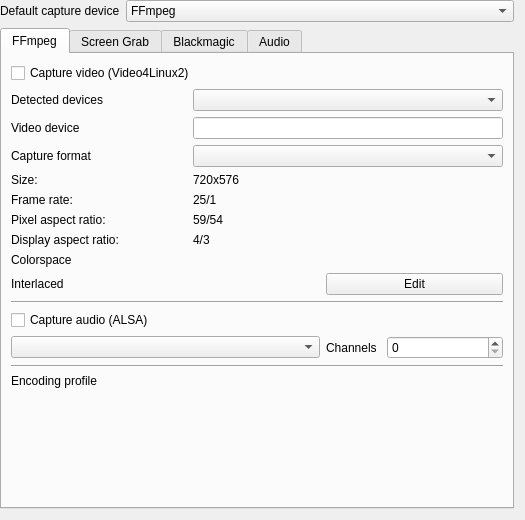
<?xml version="1.0" encoding="UTF-8"?>
<ui version="4.0">
 <class>ConfigCapture_UI</class>
 <widget class="QWidget" name="ConfigCapture_UI">
  <property name="geometry">
   <rect>
    <x>0</x>
    <y>0</y>
    <width>525</width>
    <height>520</height>
   </rect>
  </property>
  <layout class="QGridLayout" name="gridLayout_8">
   <property name="leftMargin">
    <number>0</number>
   </property>
   <property name="topMargin">
    <number>0</number>
   </property>
   <item row="0" column="0">
    <widget class="QLabel" name="label">
     <property name="text">
      <string>Default capture device</string>
     </property>
    </widget>
   </item>
   <item row="0" column="1">
    <widget class="QComboBox" name="kcfg_defaultcapture">
     <property name="sizePolicy">
      <sizepolicy hsizetype="Expanding" vsizetype="Fixed">
       <horstretch>0</horstretch>
       <verstretch>0</verstretch>
      </sizepolicy>
     </property>
     <item>
      <property name="text">
       <string>FFmpeg</string>
      </property>
     </item>
     <item>
      <property name="text">
       <string>Screen grab</string>
      </property>
     </item>
    </widget>
   </item>
   <item row="1" column="0" colspan="2">
    <widget class="QTabWidget" name="tabWidget">
     <property name="minimumSize">
      <size>
       <width>401</width>
       <height>0</height>
      </size>
     </property>
     <property name="currentIndex">
      <number>0</number>
     </property>
     <widget class="QWidget" name="ffmpeg_tab">
      <attribute name="title">
       <string>FFmpeg</string>
      </attribute>
      <layout class="QGridLayout" name="gridLayout">
       <item row="10" column="0" rowspan="4" colspan="8">
        <widget class="Line" name="line">
         <property name="orientation">
          <enum>Qt::Horizontal</enum>
         </property>
        </widget>
       </item>
       <item row="3" column="0" colspan="2">
        <widget class="QLabel" name="label_9">
         <property name="text">
          <string>Capture format</string>
         </property>
        </widget>
       </item>
       <item row="15" column="6" colspan="2">
        <widget class="QSpinBox" name="kcfg_alsachannels"/>
       </item>
       <item row="18" column="0" colspan="2">
        <widget class="QLabel" name="label_24">
         <property name="sizePolicy">
          <sizepolicy hsizetype="Maximum" vsizetype="Preferred">
           <horstretch>0</horstretch>
           <verstretch>0</verstretch>
          </sizepolicy>
         </property>
         <property name="text">
          <string>Encoding profile</string>
         </property>
        </widget>
       </item>
       <item row="5" column="0" colspan="2">
        <widget class="QLabel" name="label_4">
         <property name="text">
          <string>Frame rate:</string>
         </property>
        </widget>
       </item>
       <item row="3" column="3" colspan="5">
        <widget class="QComboBox" name="kcfg_v4l_format"/>
       </item>
       <item row="15" column="5">
        <widget class="QLabel" name="label_11">
         <property name="text">
          <string>Channels</string>
         </property>
        </widget>
       </item>
       <item row="9" column="3" colspan="2">
        <spacer name="horizontalSpacer_5">
         <property name="orientation">
          <enum>Qt::Horizontal</enum>
         </property>
         <property name="sizeHint" stdset="0">
          <size>
           <width>127</width>
           <height>21</height>
          </size>
         </property>
        </spacer>
       </item>
       <item row="9" column="5" colspan="3">
        <widget class="QPushButton" name="config_v4l">
         <property name="text">
          <string>Edit</string>
         </property>
        </widget>
       </item>
       <item row="15" column="0" colspan="5">
        <widget class="QComboBox" name="kcfg_v4l_alsadevice">
         <property name="sizePolicy">
          <sizepolicy hsizetype="MinimumExpanding" vsizetype="Fixed">
           <horstretch>0</horstretch>
           <verstretch>0</verstretch>
          </sizepolicy>
         </property>
        </widget>
       </item>
       <item row="7" column="0" colspan="3">
        <widget class="QLabel" name="label_31">
         <property name="text">
          <string>Display aspect ratio:</string>
         </property>
        </widget>
       </item>
       <item row="9" column="0" colspan="2">
        <widget class="QLabel" name="p_progressive">
         <property name="text">
          <string>Interlaced</string>
         </property>
        </widget>
       </item>
       <item row="1" column="0" colspan="2">
        <widget class="QLabel" name="label_30">
         <property name="text">
          <string>Detected devices</string>
         </property>
        </widget>
       </item>
       <item row="2" column="0" colspan="2">
        <widget class="QLabel" name="label_14">
         <property name="text">
          <string>Video device</string>
         </property>
        </widget>
       </item>
       <item row="18" column="3" colspan="5">
        <layout class="QHBoxLayout" name="v4l_profile_box"/>
       </item>
       <item row="1" column="3" colspan="5">
        <widget class="QComboBox" name="kcfg_detectedv4ldevices"/>
       </item>
       <item row="6" column="3" colspan="5">
        <widget class="QLabel" name="p_aspect">
         <property name="text">
          <string>59/54</string>
         </property>
        </widget>
       </item>
       <item row="6" column="0" colspan="2">
        <widget class="QLabel" name="label_23">
         <property name="text">
          <string>Pixel aspect ratio:</string>
         </property>
        </widget>
       </item>
       <item row="14" column="0" colspan="8">
        <widget class="QCheckBox" name="kcfg_v4l_captureaudio">
         <property name="text">
          <string>Capture audio (ALSA)</string>
         </property>
        </widget>
       </item>
       <item row="20" column="1" colspan="3">
        <spacer name="verticalSpacer">
         <property name="orientation">
          <enum>Qt::Vertical</enum>
         </property>
         <property name="sizeHint" stdset="0">
          <size>
           <width>20</width>
           <height>40</height>
          </size>
         </property>
        </spacer>
       </item>
       <item row="0" column="0" colspan="8">
        <widget class="QCheckBox" name="kcfg_v4l_capturevideo">
         <property name="text">
          <string>Capture video (Video4Linux2)</string>
         </property>
        </widget>
       </item>
       <item row="4" column="0">
        <widget class="QLabel" name="label_6">
         <property name="text">
          <string>Size:</string>
         </property>
        </widget>
       </item>
       <item row="17" column="0" colspan="8">
        <widget class="Line" name="line_2">
         <property name="orientation">
          <enum>Qt::Horizontal</enum>
         </property>
        </widget>
       </item>
       <item row="8" column="0" colspan="2">
        <widget class="QLabel" name="label_32">
         <property name="text">
          <string>Colorspace</string>
         </property>
        </widget>
       </item>
       <item row="4" column="3" colspan="5">
        <widget class="QLabel" name="p_size">
         <property name="text">
          <string>720x576</string>
         </property>
        </widget>
       </item>
       <item row="7" column="3" colspan="5">
        <widget class="QLabel" name="p_display">
         <property name="text">
          <string>4/3</string>
         </property>
        </widget>
       </item>
       <item row="2" column="3" colspan="5">
        <widget class="QLineEdit" name="kcfg_video4vdevice">
         <property name="text">
          <string/>
         </property>
        </widget>
       </item>
       <item row="8" column="3" colspan="5">
        <widget class="QLabel" name="p_colorspace">
         <property name="text">
          <string/>
         </property>
        </widget>
       </item>
       <item row="5" column="3" colspan="5">
        <widget class="QLabel" name="p_fps">
         <property name="text">
          <string>25/1</string>
         </property>
        </widget>
       </item>
      </layout>
     </widget>
     <widget class="QWidget" name="screen_grab_tab">
      <attribute name="title">
       <string>Screen Grab</string>
      </attribute>
      <layout class="QGridLayout" name="gridLayout_5">
       <item row="3" column="0" colspan="4">
        <widget class="QCheckBox" name="kcfg_grab_hide_mouse">
         <property name="text">
          <string>Hide cursor</string>
         </property>
        </widget>
       </item>
       <item row="2" column="2">
        <spacer name="horizontalSpacer_2">
         <property name="orientation">
          <enum>Qt::Horizontal</enum>
         </property>
         <property name="sizeHint" stdset="0">
          <size>
           <width>237</width>
           <height>20</height>
          </size>
         </property>
        </spacer>
       </item>
       <item row="8" column="0" colspan="3">
        <spacer name="verticalSpacer_3">
         <property name="orientation">
          <enum>Qt::Vertical</enum>
         </property>
         <property name="sizeHint" stdset="0">
          <size>
           <width>383</width>
           <height>160</height>
          </size>
         </property>
        </spacer>
       </item>
       <item row="5" column="0">
        <widget class="QLabel" name="label_screengrab">
         <property name="sizePolicy">
          <sizepolicy hsizetype="Maximum" vsizetype="Preferred">
           <horstretch>0</horstretch>
           <verstretch>0</verstretch>
          </sizepolicy>
         </property>
         <property name="text">
          <string>Encoding profile</string>
         </property>
        </widget>
       </item>
       <item row="0" column="0" colspan="3">
        <widget class="QComboBox" name="kcfg_grab_capture_type">
         <item>
          <property name="text">
           <string>Full Screen Capture</string>
          </property>
         </item>
         <item>
          <property name="text">
           <string>Region Capture</string>
          </property>
         </item>
        </widget>
       </item>
       <item row="5" column="1" colspan="2">
        <layout class="QHBoxLayout" name="screen_grab_profile_box"/>
       </item>
       <item row="2" column="0">
        <widget class="QLabel" name="label_18">
         <property name="text">
          <string>Frame rate</string>
         </property>
        </widget>
       </item>
       <item row="1" column="0" colspan="3">
        <widget class="QFrame" name="region_group">
         <property name="frameShape">
          <enum>QFrame::StyledPanel</enum>
         </property>
         <property name="frameShadow">
          <enum>QFrame::Raised</enum>
         </property>
         <layout class="QGridLayout" name="gridLayout_3">
          <item row="0" column="0" colspan="3">
           <layout class="QHBoxLayout" name="horizontalLayout">
            <item>
             <widget class="QCheckBox" name="kcfg_grab_follow_mouse">
              <property name="text">
               <string>Follow mouse</string>
              </property>
             </widget>
            </item>
            <item>
             <widget class="QCheckBox" name="kcfg_grab_hide_frame">
              <property name="text">
               <string>Hide frame</string>
              </property>
             </widget>
            </item>
            <item>
             <spacer name="horizontalSpacer_4">
              <property name="orientation">
               <enum>Qt::Horizontal</enum>
              </property>
              <property name="sizeHint" stdset="0">
               <size>
                <width>40</width>
                <height>20</height>
               </size>
              </property>
             </spacer>
            </item>
           </layout>
          </item>
          <item row="1" column="0">
           <widget class="QLabel" name="label_19">
            <property name="text">
             <string>Offset</string>
            </property>
           </widget>
          </item>
          <item row="1" column="1">
           <widget class="QSpinBox" name="kcfg_grab_offsetx">
            <property name="sizePolicy">
             <sizepolicy hsizetype="Expanding" vsizetype="Fixed">
              <horstretch>0</horstretch>
              <verstretch>0</verstretch>
             </sizepolicy>
            </property>
            <property name="maximum">
             <number>5000</number>
            </property>
            <property name="value">
             <number>0</number>
            </property>
           </widget>
          </item>
          <item row="1" column="2">
           <widget class="QSpinBox" name="kcfg_grab_offsety">
            <property name="sizePolicy">
             <sizepolicy hsizetype="Expanding" vsizetype="Fixed">
              <horstretch>0</horstretch>
              <verstretch>0</verstretch>
             </sizepolicy>
            </property>
            <property name="maximum">
             <number>5000</number>
            </property>
            <property name="value">
             <number>0</number>
            </property>
           </widget>
          </item>
          <item row="2" column="0">
           <widget class="QLabel" name="label_20">
            <property name="text">
             <string>Size</string>
            </property>
           </widget>
          </item>
          <item row="2" column="1">
           <widget class="QSpinBox" name="kcfg_grab_width">
            <property name="minimum">
             <number>1</number>
            </property>
            <property name="maximum">
             <number>5000</number>
            </property>
            <property name="value">
             <number>1280</number>
            </property>
           </widget>
          </item>
          <item row="2" column="2">
           <widget class="QSpinBox" name="kcfg_grab_height">
            <property name="minimum">
             <number>1</number>
            </property>
            <property name="maximum">
             <number>5000</number>
            </property>
            <property name="value">
             <number>720</number>
            </property>
           </widget>
          </item>
         </layout>
        </widget>
       </item>
       <item row="2" column="1">
        <widget class="QDoubleSpinBox" name="kcfg_grab_fps">
         <property name="minimum">
          <double>1.000000000000000</double>
         </property>
         <property name="maximum">
          <double>1000.000000000000000</double>
         </property>
        </widget>
       </item>
      </layout>
     </widget>
     <widget class="QWidget" name="decklink_tab">
      <attribute name="title">
       <string>Blackmagic</string>
      </attribute>
      <layout class="QGridLayout" name="gridLayout_6">
       <item row="0" column="1">
        <widget class="QComboBox" name="kcfg_decklink_capturedevice">
         <property name="sizePolicy">
          <sizepolicy hsizetype="Expanding" vsizetype="Fixed">
           <horstretch>0</horstretch>
           <verstretch>0</verstretch>
          </sizepolicy>
         </property>
        </widget>
       </item>
       <item row="5" column="1">
        <widget class="QLineEdit" name="kcfg_decklink_filename"/>
       </item>
       <item row="2" column="0">
        <widget class="QLabel" name="label_16">
         <property name="sizePolicy">
          <sizepolicy hsizetype="Maximum" vsizetype="Preferred">
           <horstretch>0</horstretch>
           <verstretch>0</verstretch>
          </sizepolicy>
         </property>
         <property name="text">
          <string>Encoding profile</string>
         </property>
        </widget>
       </item>
       <item row="5" column="0">
        <widget class="QLabel" name="label_29">
         <property name="text">
          <string>Capture file name:</string>
         </property>
        </widget>
       </item>
       <item row="6" column="1">
        <spacer name="verticalSpacer_4">
         <property name="orientation">
          <enum>Qt::Vertical</enum>
         </property>
         <property name="sizeHint" stdset="0">
          <size>
           <width>20</width>
           <height>327</height>
          </size>
         </property>
        </spacer>
       </item>
       <item row="0" column="0">
        <widget class="QLabel" name="label_27">
         <property name="text">
          <string>Detected devices</string>
         </property>
        </widget>
       </item>
       <item row="2" column="1">
        <layout class="QHBoxLayout" name="decklink_profile_box">
         <property name="spacing">
          <number>0</number>
         </property>
        </layout>
       </item>
      </layout>
     </widget>
     <widget class="QWidget" name="audio_tab">
      <attribute name="title">
       <string>Audio</string>
      </attribute>
      <layout class="QGridLayout" name="gridLayout_2">
       <item row="5" column="0">
        <widget class="QLabel" name="label_5">
         <property name="text">
          <string>Sample rate:</string>
         </property>
        </widget>
       </item>
       <item row="3" column="0">
        <widget class="QLabel" name="label_2">
         <property name="text">
          <string>Capture volume:</string>
         </property>
        </widget>
       </item>
       <item row="6" column="1">
        <spacer name="verticalSpacer_2">
         <property name="orientation">
          <enum>Qt::Vertical</enum>
         </property>
         <property name="sizeHint" stdset="0">
          <size>
           <width>20</width>
           <height>661</height>
          </size>
         </property>
        </spacer>
       </item>
       <item row="4" column="0">
        <widget class="QLabel" name="label_3">
         <property name="text">
          <string>Channels:</string>
         </property>
        </widget>
       </item>
       <item row="5" column="1">
        <widget class="QComboBox" name="audiocapturesamplerate"/>
       </item>
       <item row="3" column="1">
        <widget class="QSlider" name="kcfg_audiocapturevolume">
         <property name="maximum">
          <number>100</number>
         </property>
         <property name="sliderPosition">
          <number>100</number>
         </property>
         <property name="tracking">
          <bool>true</bool>
         </property>
         <property name="orientation">
          <enum>Qt::Horizontal</enum>
         </property>
         <property name="invertedAppearance">
          <bool>false</bool>
         </property>
         <property name="invertedControls">
          <bool>false</bool>
         </property>
         <property name="tickPosition">
          <enum>QSlider::TicksAbove</enum>
         </property>
        </widget>
       </item>
       <item row="4" column="1">
        <widget class="QComboBox" name="audiocapturechannels"/>
       </item>
       <item row="1" column="1">
        <widget class="QComboBox" name="kcfg_defaultaudiocapture"/>
       </item>
       <item row="1" column="0">
        <widget class="QLabel" name="label_33">
         <property name="text">
          <string>Device:</string>
         </property>
        </widget>
       </item>
       <item row="2" column="0" colspan="2">
        <widget class="QLabel" name="labelNoAudioDevices">
         <property name="font">
          <font>
           <pointsize>10</pointsize>
          </font>
         </property>
         <property name="text">
          <string>Make sure you have audio plugins installed on your system</string>
         </property>
        </widget>
       </item>
      </layout>
     </widget>
    </widget>
   </item>
  </layout>
 </widget>
 <tabstops>
  <tabstop>kcfg_defaultcapture</tabstop>
  <tabstop>tabWidget</tabstop>
  <tabstop>kcfg_grab_capture_type</tabstop>
  <tabstop>kcfg_grab_follow_mouse</tabstop>
  <tabstop>kcfg_grab_hide_frame</tabstop>
  <tabstop>kcfg_grab_offsetx</tabstop>
  <tabstop>kcfg_grab_offsety</tabstop>
  <tabstop>kcfg_grab_width</tabstop>
  <tabstop>kcfg_grab_height</tabstop>
 </tabstops>
 <resources/>
 <connections/>
</ui>
